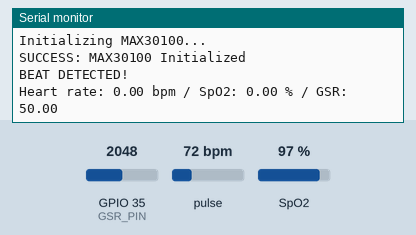
Recording of a sketch running on a simulated ESP32. On the bench: the last lines printed to the serial monitor. The inputs (shaded band) are chosen by the test bench; at power-on: pulse 72 bpm, GPIO 35 (GSR_PIN) = 2048, SpO2 97 %. Random numbers use the default seed unless the sketch sets one.

Above: at 1.2 s.
1.3 s: pulse set to 42 bpm
At 2.7 s:
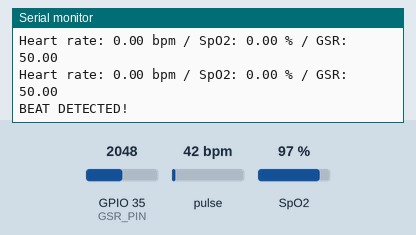
2.8 s: GPIO 35 (GSR_PIN) set to 2866
At 4.2 s:
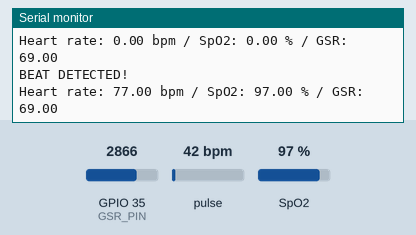
4.3 s: SpO2 set to 80 %
At 5.6 s:
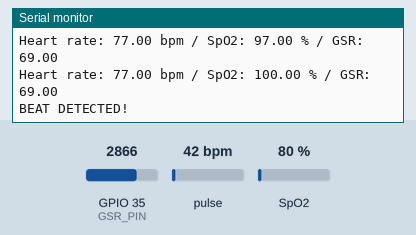
5.8 s: GPIO 35 (GSR_PIN) set to 3603
At 6.5 s:
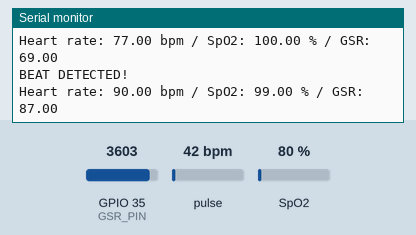
7.3 s: pulse set to 70 bpm
At 8.9 s:
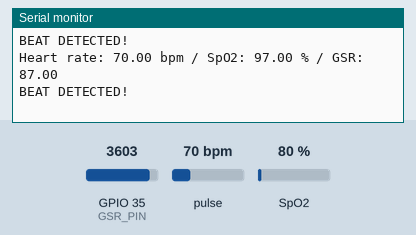
Timing chart, 0 to 9.8 s (numbered marks = the images above; inputs shaded):
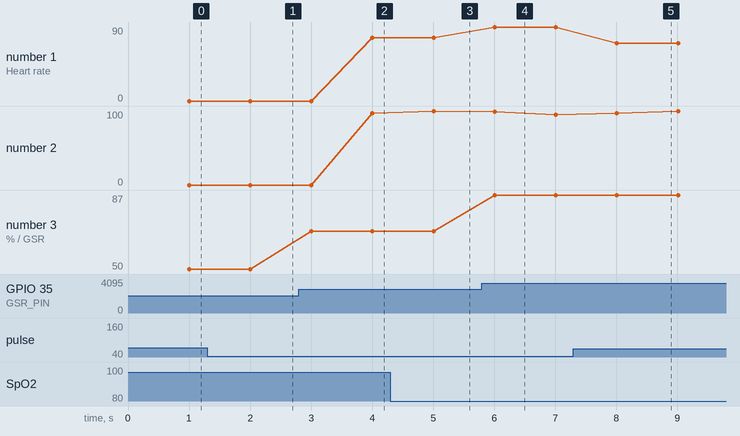

Measured:
- after the input at 2.8 s, the serial monitor: prints a new line after 0.20 s (image 2)
- after the input at 4.3 s, the serial monitor: prints a new line after 0.71 s (image 3)
- after the input at 5.8 s, the serial monitor: prints a new line after 0.21 s (image 4)
- after the input at 7.3 s, the serial monitor: prints a new line after 0.71 s (image 5)
- plotted number 1: 90 → 70 after the input at 7.3 s
- plotted number 2: 97 → 100 after the input at 4.3 s
- plotted number 3: 50 → 69 after the input at 2.8 s, 69 → 87 after the input at 5.8 s

The sketch:

max30100_debug.ino
```cpp
#include <Wire.h>
#include "MAX30100_PulseOximeter.h"

// ================= MAX30100 CONFIG =================
#define REPORTING_PERIOD_MS 1000
#define GSR_PIN 35

PulseOximeter pox;
uint32_t tsLastReport = 0;

// ================= CALLBACK =================
// This callback is fired by the library when a beat is detected
void onBeatDetected() {
    Serial.println("BEAT DETECTED!");
}

// ================= SETUP =================
void setup() {
    Serial.begin(115200);
    Serial.println("Initializing MAX30100...");

    // Initialize the MAX30100
    // If it fails to initialize, loop forever and print failure
    if (!pox.begin()) {
        Serial.println("FAILED: Check wiring (SDA=21, SCL=22)");
        for (;;);
    } else {
        Serial.println("SUCCESS: MAX30100 Initialized");
    }

    // Register the callback for beat detection
    pox.setOnBeatDetectedCallback(onBeatDetected);

    // CRITICAL SETTING: IR LED CURRENT
    // Many cheap MAX30100 modules require 50mA to work through skin.
    // If you see "Heart rate: 0", try changing this to 27MA or 50MA.
    pox.setIRLedCurrent(MAX30100_LED_CURR_50MA);
}

// ================= LIMITER FUNCTION =================
float applyLimit(float val, float minVal, float maxVal) {
    // If value is valid (>0) but outside our desired 'safe' range,
    // or specifically usually high/erratic, we force it into range.
    // User logic: "if val > 70 (for HR), replace with random(70, 90)"
    // We apply this strictly to ensure output is always "clean".

    if (val > 0) {
        // If value is outside the target range (either too low or too high)
        // We replace it with a random value somewhere in the "Ideal" range.
        // For HR: range 70-90. For SpO2: range 95-100.
        if (val < minVal || val > maxVal) {
            // random() returns integer, so we divide if we needed floats,
            // but for BPM/SpO2 integer randomness is fine.
            return (float)random((long)minVal, (long)maxVal + 1);
        }
    }
    return val;
}

// ================= LOOP =================
void loop() {
    // Make sure to call update as fast as possible
    pox.update();

    // Print values every 1 second
    if (millis() - tsLastReport > REPORTING_PERIOD_MS) {
        float bpm = pox.getHeartRate();
        float spo2 = pox.getSpO2();

        // APPLY LIMITS (User Requested)
        // HR: Target 70-90
        // SpO2: Target 95-100
        bpm = applyLimit(bpm, 70, 90);
        spo2 = applyLimit(spo2, 95, 100);

        // READ GSR (Safe inside 1-second block)
        int gsrRaw = analogRead(GSR_PIN);
        // Map 0-4095 (ESP32 ADC) to 0-100 (Arbitrary Unit)
        // Adjust these ranges based on your dry/wet finger test.
        // Usually dry skin is high resistance -> lower voltage.
        float gsr = map(constrain(gsrRaw, 0, 4095), 0, 4095, 0, 100);

        Serial.print("Heart rate: ");
        Serial.print(bpm);
        Serial.print(" bpm / SpO2: ");
        Serial.print(spo2);
        Serial.print(" % / GSR: ");
        Serial.println(gsr);

        tsLastReport = millis();
    }
}
```
